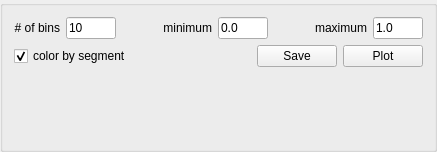
<?xml version="1.0" encoding="UTF-8"?>
<ui version="4.0">
 <class>GroupBox</class>
 <widget class="QGroupBox" name="GroupBox">
  <property name="geometry">
   <rect>
    <x>0</x>
    <y>0</y>
    <width>437</width>
    <height>152</height>
   </rect>
  </property>
  <property name="windowTitle">
   <string>GroupBox</string>
  </property>
  <layout class="QVBoxLayout" name="verticalLayout">
   <item>
    <layout class="QHBoxLayout" name="horizontalLayout">
     <item>
      <widget class="QLabel" name="label_56">
       <property name="maximumSize">
        <size>
         <width>16777215</width>
         <height>16777215</height>
        </size>
       </property>
       <property name="text">
        <string># of bins</string>
       </property>
       <property name="alignment">
        <set>Qt::AlignRight|Qt::AlignTrailing|Qt::AlignVCenter</set>
       </property>
      </widget>
     </item>
     <item>
      <widget class="QLineEdit" name="lineEdit_bins">
       <property name="minimumSize">
        <size>
         <width>50</width>
         <height>0</height>
        </size>
       </property>
       <property name="maximumSize">
        <size>
         <width>50</width>
         <height>16777215</height>
        </size>
       </property>
       <property name="text">
        <string>10</string>
       </property>
      </widget>
     </item>
     <item>
      <spacer name="horizontalSpacer_3">
       <property name="orientation">
        <enum>Qt::Horizontal</enum>
       </property>
       <property name="sizeHint" stdset="0">
        <size>
         <width>40</width>
         <height>20</height>
        </size>
       </property>
      </spacer>
     </item>
     <item>
      <widget class="QLabel" name="label_55">
       <property name="maximumSize">
        <size>
         <width>16777215</width>
         <height>16777215</height>
        </size>
       </property>
       <property name="text">
        <string>minimum</string>
       </property>
       <property name="alignment">
        <set>Qt::AlignRight|Qt::AlignTrailing|Qt::AlignVCenter</set>
       </property>
      </widget>
     </item>
     <item>
      <widget class="QLineEdit" name="lineEdit_minimum">
       <property name="minimumSize">
        <size>
         <width>50</width>
         <height>0</height>
        </size>
       </property>
       <property name="maximumSize">
        <size>
         <width>50</width>
         <height>16777215</height>
        </size>
       </property>
       <property name="text">
        <string>0.0</string>
       </property>
      </widget>
     </item>
     <item>
      <spacer name="horizontalSpacer_2">
       <property name="orientation">
        <enum>Qt::Horizontal</enum>
       </property>
       <property name="sizeHint" stdset="0">
        <size>
         <width>40</width>
         <height>20</height>
        </size>
       </property>
      </spacer>
     </item>
     <item>
      <widget class="QLabel" name="label_17">
       <property name="text">
        <string>maximum</string>
       </property>
       <property name="alignment">
        <set>Qt::AlignRight|Qt::AlignTrailing|Qt::AlignVCenter</set>
       </property>
      </widget>
     </item>
     <item>
      <widget class="QLineEdit" name="lineEdit_maximum">
       <property name="minimumSize">
        <size>
         <width>50</width>
         <height>0</height>
        </size>
       </property>
       <property name="maximumSize">
        <size>
         <width>50</width>
         <height>16777215</height>
        </size>
       </property>
       <property name="text">
        <string>1.0</string>
       </property>
      </widget>
     </item>
    </layout>
   </item>
   <item>
    <layout class="QHBoxLayout" name="horizontalLayout_2">
     <item>
      <widget class="QCheckBox" name="checkBox_color_segments">
       <property name="toolTip">
        <string>&lt;html&gt;&lt;head/&gt;&lt;body&gt;&lt;p align=&quot;justify&quot;&gt;Toggle if histogram bars are colored by segment or molecule. With colors turned on, comparing to other analyses is not possible.&lt;/p&gt;&lt;/body&gt;&lt;/html&gt;</string>
       </property>
       <property name="text">
        <string>color by segment</string>
       </property>
       <property name="checked">
        <bool>true</bool>
       </property>
      </widget>
     </item>
     <item>
      <spacer name="horizontalSpacer">
       <property name="orientation">
        <enum>Qt::Horizontal</enum>
       </property>
       <property name="sizeHint" stdset="0">
        <size>
         <width>40</width>
         <height>20</height>
        </size>
       </property>
      </spacer>
     </item>
     <item>
      <widget class="QPushButton" name="pushButton_save">
       <property name="text">
        <string>Save</string>
       </property>
      </widget>
     </item>
     <item>
      <widget class="QPushButton" name="pushButton_plot">
       <property name="toolTip">
        <string>&lt;html&gt;&lt;head/&gt;&lt;body&gt;&lt;p&gt;Compute histogram of H bond occupancies. Counts the number of H bonds with an occupancy equal or greater than the respective value.&lt;/p&gt;&lt;/body&gt;&lt;/html&gt;</string>
       </property>
       <property name="text">
        <string>Plot</string>
       </property>
       <property name="autoDefault">
        <bool>false</bool>
       </property>
      </widget>
     </item>
    </layout>
   </item>
   <item>
    <spacer name="verticalSpacer">
     <property name="orientation">
      <enum>Qt::Vertical</enum>
     </property>
     <property name="sizeHint" stdset="0">
      <size>
       <width>20</width>
       <height>40</height>
      </size>
     </property>
    </spacer>
   </item>
  </layout>
 </widget>
 <resources/>
 <connections/>
</ui>
